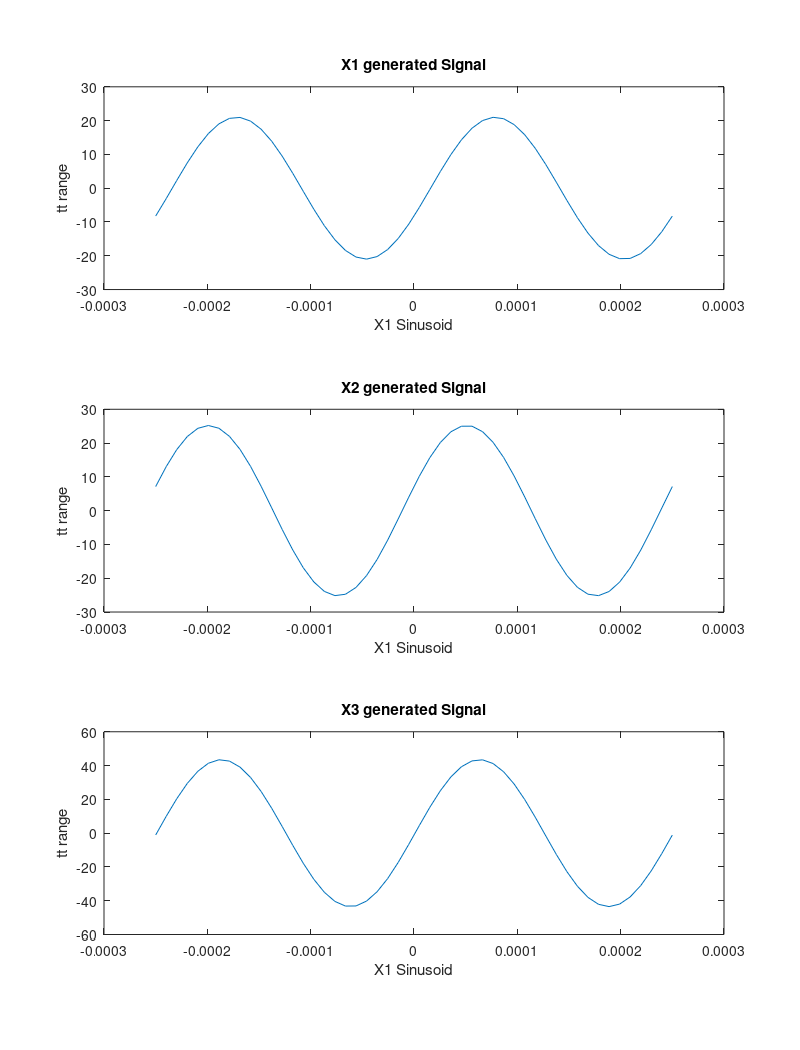

Here is the MATLAB script that generated this plot:
f = 4000;
Tp = 1/f;
N_samples = 50;

tt = linspace(-Tp, Tp, N_samples);

Age = 21;
Month = 7;
Day = 23;

Amp1 = Age;
Amp2 = 1.2 * Amp1;

tm1 = (37.2 / Month) * Tp;
tm2 = -(41.3 / Day) * Tp;

x1 = Amp1 * cos(2 * pi * f * (tt - tm1));
x2 = Amp2 * cos(2 * pi * f * (tt - tm2));

x3 = x1 + x2

figure();

subplot(3, 1, 1);
plot(tt, x1);
xlabel("X1 Sinusoid");
ylabel("tt range");
title("X1 generated Signal");

subplot(3, 1, 2);
plot(tt, x2);
xlabel("X1 Sinusoid")
ylabel("tt range");
title("X2 generated Signal");

subplot(3, 1, 3);
plot(tt, x3);
xlabel("X1 Sinusoid")
ylabel("tt range");
title("X3 generated Signal");

orient(gcf, "tall");

saveas(gcf, "subplots_tall.png");

figure(gcf);

% complex exponential for 3.2

x1 = real(Amp1 * exp(i * 8000 * pi * (tt - tm1)))